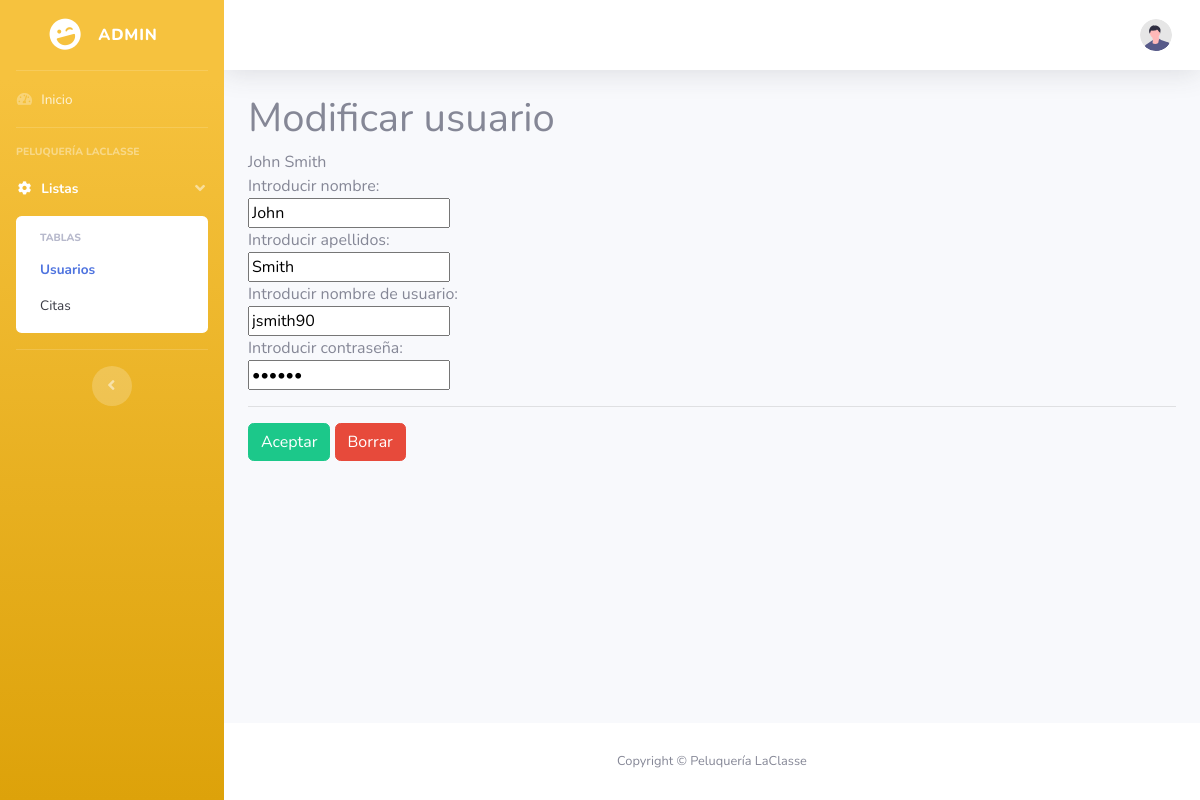
/vista/pagadmin/nuevousuario.php?editar=1, run on the app's committed database.
### tables this page shows
CREATE TABLE `usuarios` (
  `ID` int(11) NOT NULL,
  `nombre` varchar(30) NOT NULL,
  `apellidos` varchar(25) NOT NULL,
  `usuario` varchar(25) NOT NULL,
  `password` varchar(30) NOT NULL
);

### modelo/consultas.php (called while the page is built, shortened)
<?php
    function getUsuario($id) {
        $DB = crearConexion();
        $sql = "SELECT ID, nombre, apellidos, usuario, password FROM usuarios WHERE ID = '$id'";
        $result = mysqli_query($DB, $sql);
        return $result;
    }
?>

### vista/pagadmin/nuevousuario.php (the view, shortened to what this page needs)
<!DOCTYPE html>
<html lang="en">
<head>
    <link href="vendor/fontawesome-free/css/all.min.css" rel="stylesheet" type="text/css">
    <link href="css/sb-admin-2.min.css" rel="stylesheet">
</head>
<body id="page-top">
    <div id="wrapper">
        <ul class="navbar-nav bg-gradient-warning sidebar sidebar-dark accordion" id="accordionSidebar">
            <a class="sidebar-brand d-flex align-items-center justify-content-center" href="admin.php">
                <div class="sidebar-brand-icon rotate-n-15">
                    <i class="fas fa-laugh-wink"></i>
                </div>
                <div class="sidebar-brand-text mx-3">Admin</div>
            </a>
            <hr class="sidebar-divider my-0">
            <li class="nav-item">
                <a class="nav-link" href="admin.php">
                    <i class="fas fa-fw fa-tachometer-alt"></i>
                    <span>Inicio</span></a>
            </li>
            <hr class="sidebar-divider">
            <div class="sidebar-heading">
                Peluquería LaClasse
            </div>
            <li class="nav-item active">
                <a class="nav-link" href="#" data-toggle="collapse" data-target="#collapseTwo" aria-expanded="true"
                    aria-controls="collapseTwo">
                    <i class="fas fa-fw fa-cog"></i>
                    <span>Listas</span>
                </a>
                <div id="collapseTwo" class="collapse show" aria-labelledby="headingTwo"
                    data-parent="#accordionSidebar">
                    <div class="bg-white py-2 collapse-inner rounded">
                        <h6 class="collapse-header">Tablas</h6>
                        <a class="collapse-item active" href="usuarios.php">Usuarios</a>
                        <a class="collapse-item" href="citas.php">Citas</a>
                    </div>
                </div>
            </li>
            <hr class="sidebar-divider d-none d-md-block">
            <div class="text-center d-none d-md-inline">
                <button class="rounded-circle border-0" id="sidebarToggle"></button>
            </div>
        </ul>
        <div id="content-wrapper" class="d-flex flex-column">
            <div id="content">
                <nav class="navbar navbar-expand navbar-light bg-white topbar mb-4 static-top shadow">
                    <ul class="navbar-nav ml-auto">
                        <li class="nav-item dropdown no-arrow">
                            <a class="nav-link dropdown-toggle" href="#" id="userDropdown" role="button"
                                data-toggle="dropdown" aria-haspopup="true" aria-expanded="false">
                                <img class="img-profile rounded-circle" src="img/undraw_profile.svg">
                            </a>
                        </li>
                    </ul>
                </nav>
                <div class="container-fluid">
                    <form method="post" action="nuevousuario.php">
                        <?php
                            include "../../modelo/consultas.php";
                            if (isset($_GET['editar'])) {
                                $id = $_GET['editar'];
                                $datosusuario = mysqli_fetch_assoc(getUsuario($id));
                                echo "<h1>Modificar usuario</h1>" . $datosusuario['nombre'] . " " . $datosusuario['apellidos'];
                            } else {
                                echo "<h1>Nuevo usuario</h1>";
                                $datosusuario = ["nombre" => "",
                                        "apellidos" => "",
                                        "usuario" => "",
                                        "password" => ""];
                            }
                        ?>
                        <div class="datos">Introducir nombre: </div>
                        <input type="text" name="nombre" value=<?php echo $datosusuario["nombre"] ?>>
                        <div class="datos">Introducir apellidos: </div>
                        <input type="text" name="apellidos" value=<?php echo $datosusuario["apellidos"] ?>>
                        <div class="datos">Introducir nombre de usuario: </div>
                        <input type="text" name="usuario" value=<?php echo $datosusuario["usuario"] ?>>
                        <div class="datos">Introducir contraseña: </div>
                        <input type="password" name="contrasena" value=<?php echo $datosusuario["password"] ?>>
                        <hr class="sidebar-divider d-none d-md-block">
                        <div class="botones">
                            <input type="submit" class="btn btn-success" name="Aceptar" value="Aceptar">
                            <input type="reset" class="btn btn-danger" name="Borrar" value="Borrar">
                        </div>
                    </form>
                </div>
            </div>
            <footer class="sticky-footer bg-white">
                <div class="container my-auto">
                    <div class="copyright text-center my-auto">
                        <span>Copyright &copy; Peluquería LaClasse</span>
                    </div>
                </div>
            </footer>
        </div>
    </div>
</body>
</html>

### data on the page
usuarios: nombre "John", apellidos "Smith", usuario "jsmith90"
